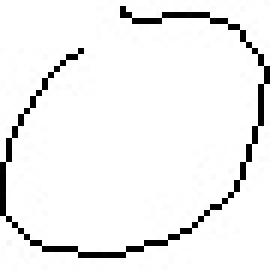
#> input picture task3/data/0/exp19608.jpg, 45 x 45 px (shown 6 times larger); its folder holds 4 pictures in this run
$ jupyter execute --allow-errors task3.ipynb   (text cells are left out)
#> lines starting #> are read from the running program, lines starting #| are printed output that depends on the picture; after the words box and inside, x2 and y2 are one past the last pixel; in counts of white or black regions, pixels touching at a corner belong together; pictures that were not available may be replaced by others from this repository, and a replacement may not be noted
[cell 1]
# Стандартные библиотеки
import os
import random
import re

# Библиотеки работы с данными и изображениями
import cv2
import numpy as np
from PIL import Image
from skimage.feature import hog

# Машинное обучение и анализ данных
from sklearn.model_selection import train_test_split
from sklearn.neighbors import KNeighborsClassifier
from sklearn.metrics import accuracy_score

# Визуализация
import matplotlib.pyplot as plt

[cell 2]
def generate_expression(
    digits: list[str] = ['0', '1', '2', '3', '4', '5', '6', '7', '8', '9'],
    letters: list[str] = ['h', 'w', 'X', 'y'],
    operations: list[str] = ['+', '-', 'times'],
) -> list[str]:
    """
    Генерирует случайное выражение в виде списка токенов.

    Каждое выражение состоит из:
    - левого операнда (цифра или буква),
    - операции (+, -, times),
    - правого операнда (цифра или буква),
    - опциональных скобок в начале и/или конце.

    Returns:
        list[str]: Список строк, представляющих выражение.
    """
    tokens = []

    left = random.choice(digits + letters)
    op = random.choice(operations)
    right = random.choice(digits + letters)

    tokens.extend([left, op, right])

    if random.choice([True, False]):
        tokens.insert(0, '(')
    if random.choice([True, False]):
        tokens.append(')')

    return tokens


# Пример использования
for _ in range(5):
    expression = generate_expression()
    print(''.join(expression))

[cell 3]
from pathlib import Path


def get_random_image(folder_name: str) -> Image.Image:
    """
    Возвращает случайное изображение из указанной папки.

    Args:
        folder_name (str): Название подпапки внутри директории 'data',
                           содержащей изображения.

    Returns:
        Image.Image: Открытое изображение с помощью библиотеки PIL.

    Raises:
        ValueError: Если папка не существует или не содержит изображений.
    """
    data_dir = Path.cwd() / 'data' / folder_name
    folder_path = data_dir.resolve()

    if not folder_path.exists():
        raise ValueError(f"Папка {folder_path} не существует")

    image_files = [f for f in folder_path.iterdir() if f.suffix.lower() in ('.png', '.jpg', '.jpeg')]
    if not image_files:
        raise ValueError(f"В папке {folder_path} нет изображений")

    return Image.open(random.choice(image_files))

[cell 4]
def generate_expression_with_images(tokens: list[str], save_path = None) -> Image.Image:
    """
    Генерирует объединённое изображение из случайных картинок,
    соответствующих каждому символу в выражении.

    Args:
        tokens (list[str]): Список символов (токенов), представляющих выражение.
        save_path (Optional[str]): Путь для сохранения результата (если указан).

    Returns:
        Image.Image: Объединённое изображение выражения.
    """
    # Загружаем случайные изображения для каждого токена
    images = [get_random_image(sym) for sym in tokens]

    # Вычисляем размеры итогового изображения
    total_width = sum(img.width for img in images)
    max_height = max(img.height for img in images)

    # Создаем новое белое изображение
    combined_image = Image.new('RGB', (total_width, max_height), 'white')

    # Вклеиваем каждое изображение по порядку
    x_offset = 0
    for img in images:
        combined_image.paste(img, (x_offset, 0))
        x_offset += img.width

    # Отображаем результат
    plt.figure(figsize=(15, 5))
    plt.imshow(combined_image)
    plt.axis('off')
    plt.show()

    # Сохраняем, если указан путь
    if save_path:
        combined_image.save(save_path)
        print(f"Изображение сохранено в {save_path}")

    return combined_image


# Пример использования
expr = generate_expression()
print(f"Сгенерированное выражение: {''.join(expr)}")
#> (the rest of this cell did not finish here and is left out)

[cell 5]
def load_images_from_folder_hog(
    folder_path: str,
    label: str,
    limit: int = 20,
    size: tuple[int, int] = (45, 45)
) -> list[tuple[np.ndarray, str]]:
    """
    Загружает изображения из указанной папки и извлекает HOG-признаки.

    Args:
        folder_path (str): Путь к папке с изображениями.
        label (str): Метка класса для всех изображений из этой папки.
        limit (int): Максимальное количество изображений для загрузки.
        size (tuple): Размер, к которому будут приведены изображения.

    Returns:
        list[tuple[np.ndarray, str]]: Список пар (HOG-признаки, метка).
    """
#> called with folder_path = 'data/0', label = '0', limit = 20, size = (45, 45)
    features_list = []
    image_files = [f for f in os.listdir(folder_path) if f.endswith('.jpg')]
    random.shuffle(image_files)
    selected_files = image_files[:limit]

    for filename in selected_files:
        full_path = os.path.join(folder_path, filename)
        img = cv2.imread(full_path, cv2.IMREAD_GRAYSCALE)
#> img is the input picture: shape (45, 45); min 0, max 255, mean 240.2

        if img is None:
            continue

        img = cv2.resize(img, size)
        features = hog(
            img,
            orientations=9,
            pixels_per_cell=(8, 8),
            cells_per_block=(2, 2),
            block_norm='L2-Hys',
            visualize=False
        )
#> features = 576 values, max 0.707 at index 387, min 0 at index 0, mean 0.0657
        features_list.append((features, label))

    return features_list


def prepare_training_data_hog(
    data_root: str = "data",
    limit_per_class: int = 20
) -> tuple[np.ndarray, np.ndarray]:
    """
    Подготавливает обучающие данные: загружает изображения и извлекает HOG-признаки.

    Args:
        data_root (str): Корневая директория с подпапками по классам.
        limit_per_class (int): Максимальное количество изображений на класс.

    Returns:
        tuple[np.ndarray, np.ndarray]: Массив признаков X и массив меток y.
    """
    all_data = []

    for label in os.listdir(data_root):
        folder_path = os.path.join(data_root, label)

        if os.path.isdir(folder_path):
            samples = load_images_from_folder_hog(folder_path, label, limit=limit_per_class)
            all_data.extend(samples)

    X = np.array([x for x, _ in all_data])
    y = np.array([y for _, y in all_data])

    return X, y


def train_knn_classifier(
    X: np.ndarray,
    y: np.ndarray,
    n_neighbors: int = 3
) -> KNeighborsClassifier:
    """
    Обучает KNN-классификатор на переданных данных.

    Args:
        X (np.ndarray): Массив признаков.
        y (np.ndarray): Массив меток.
        n_neighbors (int): Количество соседей для KNN.

    Returns:
        KNeighborsClassifier: Обученный классификатор.
    """
    knn = KNeighborsClassifier(n_neighbors=n_neighbors, metric='cosine')
    knn.fit(X, y)
    return knn


# --- Основной процесс обучения ---
X_hog, y_hog = prepare_training_data_hog(data_root="data", limit_per_class=20)
knn_hog = train_knn_classifier(X_hog, y_hog, n_neighbors=3)

acc = knn_hog.score(X_hog, y_hog)
print(f"Точность на отложенной выборке: {acc:.3f}")

[cell 6]
# [87 lines left out: functions classify_symbol_image_hog, classify_expression_image, not called in this run]


# --- Пример использования ---
#> (the rest of this cell did not finish here and is left out)


    # Распознаём выражение посимвольно
    recognized_expr = classify_expression_image(knn_hog, expr)
    print("Распознанное выражение:", recognized_expr)

[cell 7]
import re
from typing import Literal


def check_expression_regex(expr: str) -> bool:
    """
    Проверяет корректность формата выражения с помощью регулярного выражения.

    Формат выражения:
        [опциональная '('] + [операнд] + [операция] + [операнд] + [опциональная ')']

    Операнды могут содержать: цифры (0-9), h, w, X, y.
    Операции: +, -, times.

    Args:
        expr (str): Выражение для проверки.

    Returns:
        bool: True, если выражение соответствует шаблону, иначе False.
    """
    # Регулярное выражение для валидации выражения
    pattern = re.compile(r'^$(?:[0-9hwXy]+)(\+|\-|times)([0-9hwXy]+)\)?$')

    match = pattern.match(expr)

    if match:
        left, op, right = match.groups()
        print(f"Выражение корректно: {expr}")
        print(f"    Левый операнд: {left}")
        print(f"    Операция: {op}")
        print(f"    Правый операнд: {right}")
        return True

    else:
        print(f"Выражение не прошло проверку: {expr}")
        return False


# --- Пример использования ---
#> (the rest of this cell did not finish here and is left out)


    # Распознаём выражение посимвольно
    recognized_expr = classify_expression_image(knn_hog, expr)
    print("\nРаспознанное выражение:", recognized_expr)

    # Проверяем распознанное выражение
    print("\nПроверка распознанного выражения:")
    is_recognized_valid = check_expression_regex(recognized_expr)

    # Сравниваем результаты
    print("\nСравнение результатов:")
    print(f"Исходное выражение: {expr_str}")
    print(f"Распознанное выражение: {recognized_expr}")
    print(f"Выражения {'совпадают' if expr_str == recognized_expr else 'не совпадают'}")

[cell 8]
# Вывод последовательности
expression = ''.join(expr)
print("Сгенерированная последовательность символов:", expression)

# Проверка и вычисление результата
try:
    # Удаляем скобки, если они есть
    clean_expression = expression.replace('(', '').replace(')', '')

    # Определяем оператор с учетом приоритета (в порядке убывания ожидаемой частоты)
    op = None
    for operator in ['+', '-', '*', '/']:
        if operator in clean_expression:
            op = operator
            break

    if op is None:
        raise ValueError("Не найден арифметический оператор в выражении")

    # Разделяем на операнды
    parts = clean_expression.split(op)
    if len(parts) != 2:
        raise ValueError("Выражение должно содержать ровно два числа и один оператор")

    num1_str, num2_str = parts
    num1 = int(num1_str.strip())
    num2 = int(num2_str.strip())

    # Выполняем операцию
    if op == '+':
        result = num1 + num2
    elif op == '-':
        result = num1 - num2
    elif op == '*':
        result = num1 * num2
    elif op == '/':
        if num2 == 0:
            raise ZeroDivisionError("Деление на ноль")
        result = num1 / num2

    print(f"Результат: {num1} {op} {num2} = {result}")

except ValueError as ve:
    print("Ошибка валидации выражения:", ve)
except ZeroDivisionError as zde:
    print("Ошибка выполнения выражения:", zde)
except Exception as e:
    print("Произошла неожиданная ошибка при обработке выражения")
    print(f"Детали ошибки: {e}")

[cell 9]
# Генерируем случайное выражение
expr = generate_expression()
expr_str = ''.join(expr)
print(f"Сгенерированное выражение: {expr_str}")

# Генерируем изображение выражения и сохраняем его
image_path = 'saved_pic.png'
#> (the rest of this cell did not finish here and is left out)


[cell 10]
# Загружаем изображение
img = cv2.imread('saved_pic.png')
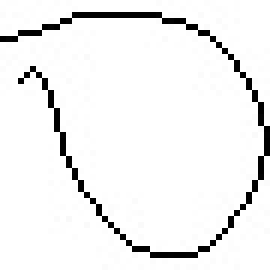
#> input picture task3/data/0/0_14355.jpg, 45 x 45 px, given in place of saved_pic.png, which was not available (shown 6 times larger)
#> img is the input picture: shape (45, 45, 3); min 0, max 255, mean 240.2

# Преобразуем в градации серого
img_gray = cv2.cvtColor(img, cv2.COLOR_BGR2GRAY)

# Применяем эрозию для уменьшения мелких шумов
kernel = np.ones((1, 1), np.uint8)
img_gray = cv2.erode(img_gray, kernel, iterations=1)

# Инвертируем изображение (чтобы символы были белыми на черном фоне)
img_gray = cv2.bitwise_not(img_gray)
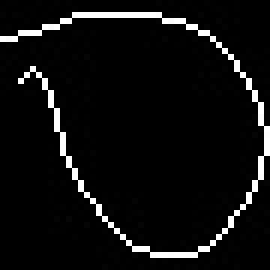
#> img_gray: shape (45, 45) (shown 6 times larger); min 0, max 255, mean 14.8

# Добавляем небольшое обрамление вокруг изображения
padding = 3
base_size = (img_gray.shape[0] + 2 * padding, img_gray.shape[1] + 2 * padding)
#> base_size = (51, 51)
base = np.zeros(base_size, dtype=np.uint8)

# Вставляем исходное изображение по центру с отступами
base[padding:padding + img_gray.shape[0], padding:padding + img_gray.shape[1]] = img_gray
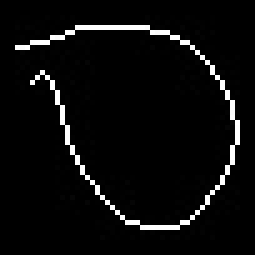
#> base: shape (51, 51) (shown 5 times larger); min 0, max 255, mean 11.5

# Преобразуем в RGB для отображения через matplotlib
img_rgb = cv2.cvtColor(base, cv2.COLOR_GRAY2RGB)

# Отображаем результат
plt.figure(figsize=(6, 6))
plt.imshow(img_rgb)
plt.title("Обработанное изображение выражения")
plt.axis('off')
plt.show()

[cell 11]
# Применяем пороговую бинаризацию к изображению
ret_value, thresh_image = cv2.threshold(img_rgb, thresh=127, maxval=255, type=cv2.THRESH_BINARY)
#> thresh_image: shape (51, 51, 3); 4.4% white in thin lines or dots, all inside (x1, y1, x2, y2) = (3, 5, 48, 46)

# Для совместимости: гарантируем тип uint8
thresh_image = np.uint8(thresh_image)

# Выводим размерность для дебага
print(f"Размеры бинаризованного изображения: {thresh_image.shape}")
#| Размеры бинаризованного изображения: (51, 51, 3)

# Отображаем результат
plt.figure(figsize=(6, 6))
plt.imshow(thresh_image)
plt.title("Бинаризованное изображение")
plt.axis('off')
plt.show()

[cell 12]
# Найдём внешние контуры на первом канале бинаризованного изображения
contours, _ = cv2.findContours(
    thresh_image[:, :, 0],
    mode=cv2.RETR_EXTERNAL,
    method=cv2.CHAIN_APPROX_SIMPLE
)
#> contours = 1 contour, all with area under 20

crops = []
for i, cnt in enumerate(contours):
    area = cv2.contourArea(cnt)
    x, y, w, h = cv2.boundingRect(cnt)

    # Фильтруем слишком маленькие области
    if w * h > 50:
        # Рисуем прямоугольник на изображении
        cv2.rectangle(img_rgb, (x, y), (x + w, y + h), color=(0, 255, 0), thickness=1)  # зелёный цвет

        # Бинаризуем обрезанный участок (можно использовать как признаки для классификации)
        _, cropped_thresh = cv2.threshold(
            img_gray[y:y+h, x:x+w],
            thresh=127,
            maxval=255,
            type=cv2.THRESH_BINARY
        )

        crops.append((x, y, w, h))  # Сохраняем координаты обрезанной области
#> this loop made 1 pass
#> (area, x, y, w, h) on pass 1: (0, 3, 5, 45, 41)
#> pass 1, `_, cropped_thresh = cv2.threshold( img_gray[y:y+h, x:x+w], thresh=127,..`:
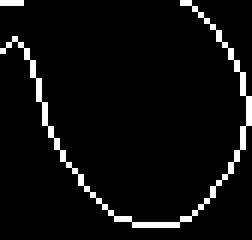
#> cropped_thresh: shape (40, 42) (shown 6 times larger); 5.1% white in thin lines or dots
#> after the loop:
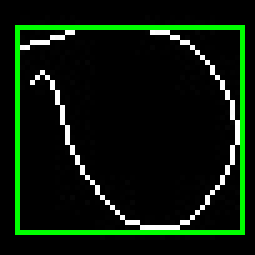
#> img_rgb: shape (51, 51, 3) (shown 5 times larger); mean B, G, R 9.9, 26.8, 9.9
#> after the loop, crops = [(3, 5, 45, 41)]

# Конвертируем обратно в RGB для корректного отображения через matplotlib
img_bgr_to_rgb = cv2.cvtColor(img_rgb, cv2.COLOR_BGR2RGB)

# Отображаем результат
plt.figure(figsize=(6, 6))
plt.imshow(img_bgr_to_rgb)
plt.title("Изображение с найденными контурами")
plt.axis('off')
plt.show()

print("Координаты найденных областей:", crops)
#| Координаты найденных областей: [(3, 5, 45, 41)]

[cell 13]
data_img = []

for i, (x, y, w, h) in enumerate(crops):
    # Расширяем границы области для лучшего контекста
    x -= 3
    y -= 3
    w += 5
    h += 3

    # Обрезаем участок изображения с учетом новых границ
    cropped_img = img_gray[y:y+h, x:x+w]

    # Создаём новый холст с дополнительными отступами по краям
    base_height = cropped_img.shape[0] + 2
    base_width = cropped_img.shape[1] + 30
    base = np.zeros((base_height, base_width), dtype=np.uint8)

    # Вставляем изображение по центру с горизонтальным смещением
    padding_left_right = 15
    base[1:cropped_img.shape[0]+1, padding_left_right:padding_left_right+cropped_img.shape[1]] = cropped_img

    # Добавляем результат в список данных
    data_img.append((x, base))

    # Отображаем изображение для проверки
    plt.figure(figsize=(2, 2))
    plt.imshow(base, cmap="gray")
    plt.title(f"Символ {i+1}")
    plt.axis("off")
    plt.show()
#> this loop made 1 pass
#> (x, y, w, h, base_height, base_width, padding_left_right) on pass 1: (0, 2, 50, 44, 45, 75, 15)
#> pass 1, `cropped_img = img_gray[y:y+h, x:x+w]`:
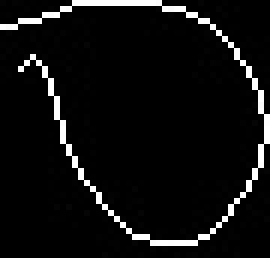
#> cropped_img: shape (43, 45) (shown 6 times larger); min 0, max 255, mean 15.4
#> pass 1, `plt.show()`:
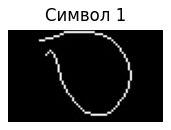
#> figure drawn by matplotlib, 1 panel
#> after the loop:
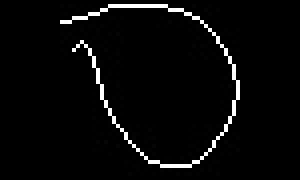
#> base: shape (45, 75) (shown 4 times larger); min 0, max 255, mean 8.9
#> after the loop, data_img = 1 item
